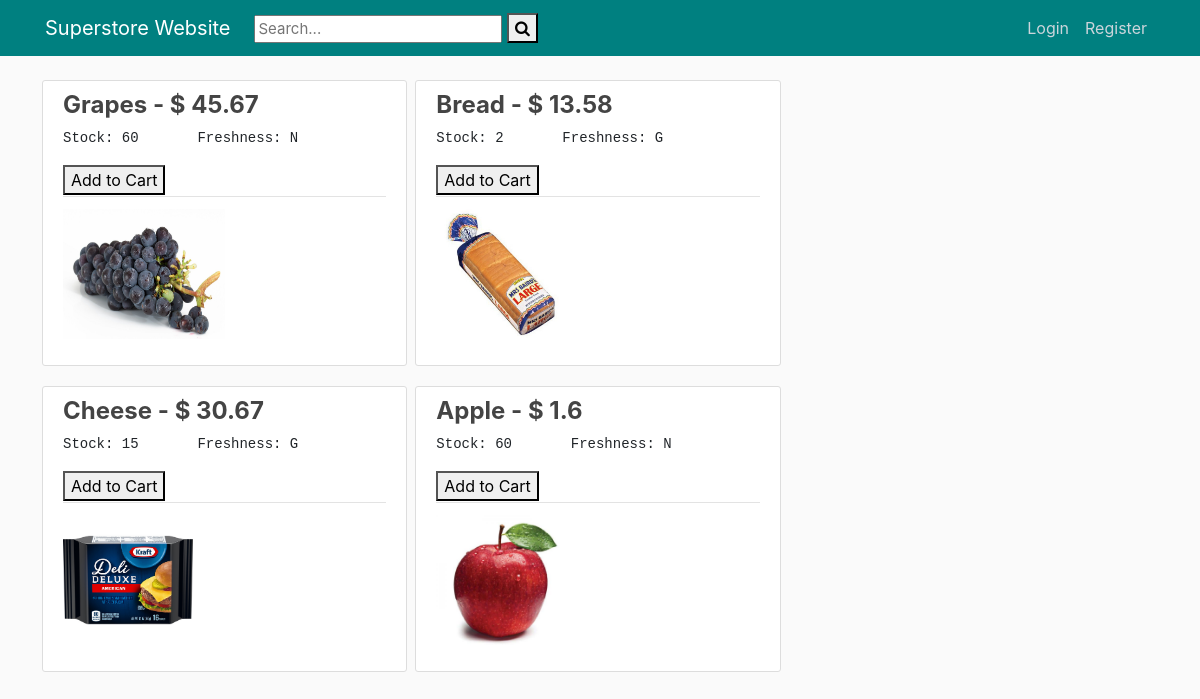
The page / on the database its author committed.
### superStore_website/models.py (models this page shows, shortened)
class Good(models.Model):
    ITEM_FRESHNESS = (
        ('G', 'GOOD'),
        ('N', 'NEW'),
        ('B', 'BAD'),
    )
    item_name = models.CharField(max_length=50)
    freshness = models.CharField(max_length=1, choices=ITEM_FRESHNESS)
    item_stock = models.IntegerField()
    price = models.FloatField()
    goods_image = models.ImageField(null=True, blank=True, upload_to="goods_image")

### superStore_website/views.py (the view)
# urls.py: path('', views.home, name='home'),
def home(request):
    context = {
        'goods': Good.objects.all(),
    }
    return render(request, 'superStore_website/home.html', context)

### superStore_website/templates/superStore_website/home.html (shortened to what this page needs)
{% extends "superStore_website/base.html" %}
{% block content %}
<div class="row">
    {% for good in goods %}
            <div class="column">
                <article class="media content-section">
                    <div class="media-body">
                        <div class="article-metadata">
                            <h4><b>{{ good.item_name }} -  $ {{ good.price }}</b></h4>
                            <pre class="tab">Stock: {{ good.item_stock }}       Freshness: {{ good.freshness }}</pre>
                            <a href="{% url 'cart:add_to_cart' good.id %}"><button>Add to Cart</button></a>
                        </div>
                        <a href="{{ good.goods_image.url }}" data-lightbox="gallery" data-title="{{ good.item_name }}">
                            <img class="resize_gallery" src="{{ good.goods_image.url }}" height="130">
                        </a>
                    </div>
                </article>
            </div>
    {% endfor %}
</div>
{% endblock content %}

### superStore_website/static/superStore_website/main.css (style rules this page uses)
body { background: #fafafa; color: #333333; margin-top: 5rem; }
h1, h2, h3, h4, h5, h6 { color: #444444; }
.content-section { background: #ffffff; padding: 10px 20px; border: 1px solid #dddddd; border-radius: 3px; margin-bottom: 20px; }
.article-metadata { padding-bottom: 1px; margin-bottom: 4px; border-bottom: 1px solid #e3e3e3 }
* { box-sizing: border-box; }
.row { display: -ms-flexbox; display: flex; -ms-flex-wrap: wrap; flex-wrap: wrap; padding: 0 4px; }
.column { -ms-flex: 50%; flex: 50%; padding: 0 4px; }
.column img { margin-top: 8px; vertical-align: middle; }
img.resize_gallery { max-width:50%; max-height:160px }

### rows shown on the page
Good: item_name "Grapes", price "45.67", item_stock "60", freshness "N", goods_image (picture)
Good: item_name "Bread", price "13.58", item_stock "2", freshness "G", goods_image (picture)
Good: item_name "Cheese", price "30.67", item_stock "15", freshness "G", goods_image (picture)
Good: item_name "Apple", price "1.6", item_stock "60", freshness "N", goods_image (picture)
